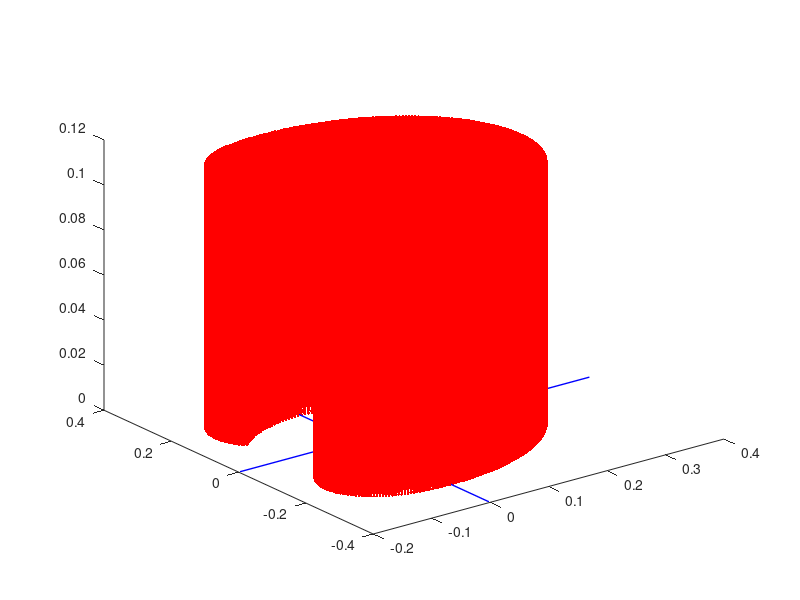

MATLAB code for this plot:
l1=0.165;
l2=0.118;
t1=linspace(-99.67,99.67)*pi/180;
t2=linspace(-112.32,112.32)*pi/180;
d3=linspace(0,0.116);
[q1,q2,D3]=ndgrid(t1,t2,d3);  %Creates the matrices for each variable 
xM = l1 * cos(q1) + l2 * cos(q2+q1);
yM = l1 * sin(q1) + l2 * sin(q2+q1);
zM = D3;
plot3(xM(:),yM(:),zM(:),'r.')

xL = xlim; %all values of x 
yL = ylim; % all values of y 
line(xL, [0 0],'color','b','linewidth',1) %Draw x-axis
line([0 0], yL,'color','b','linewidth',1) %Draw y-axis
pause(1)
